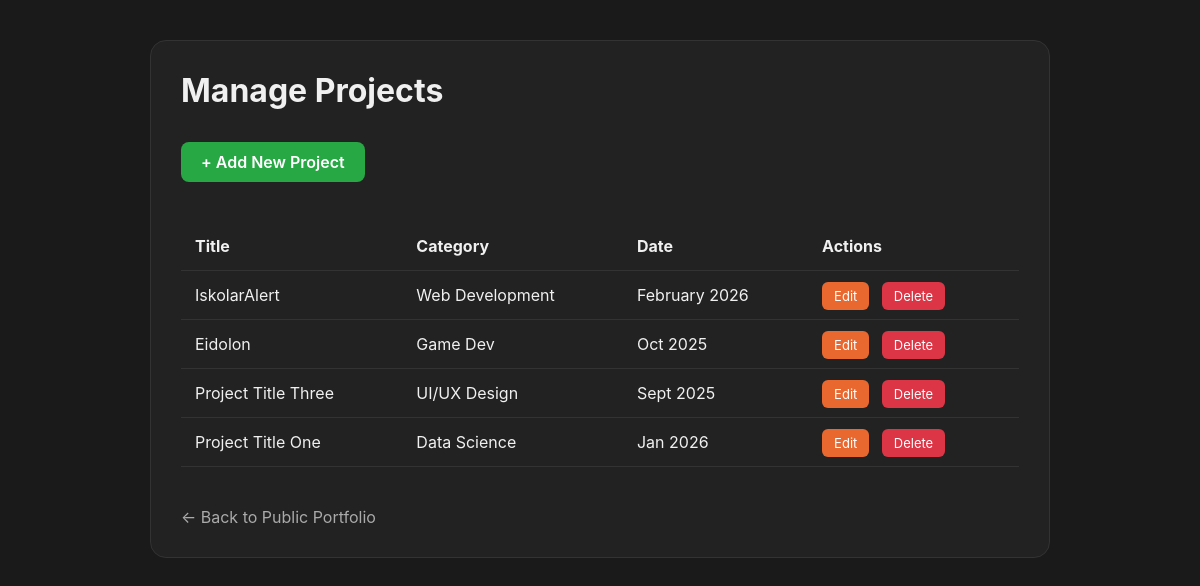
/admin/manage-projects.php, run on the app's committed database.
### tables this page shows
CREATE TABLE `projects` (
  `id` int(11) NOT NULL,
  `title` varchar(255) NOT NULL,
  `category` varchar(100) NOT NULL,
  `project_date` varchar(100) NOT NULL,
  `description` text NOT NULL
);

### admin/manage-projects.php (the view, shortened to what this page needs)
<?php
require_once '../db.php';
$stmt = $pdo->query("SELECT * FROM projects ORDER BY id DESC");
$projects = $stmt->fetchAll(PDO::FETCH_ASSOC);
?>
<!DOCTYPE html>
<html lang="en" data-theme="dark">
<head>
    <link rel="stylesheet" href="../css/style.css">
</head>
<body>
    <div class="admin-container">
        <h1 class="page-title">Manage Projects</h1>
        <a href="add-project.php" class="btn-add">+ Add New Project</a>
        <table class="admin-table">
            <thead>
                <tr>
                    <th>Title</th>
                    <th>Category</th>
                    <th>Date</th>
                    <th>Actions</th>
                </tr>
            </thead>
            <tbody>
                <?php foreach ($projects as $project): ?>
                <tr>
                    <td><?php echo htmlspecialchars($project['title']); ?></td>
                    <td><?php echo htmlspecialchars($project['category']); ?></td>
                    <td><?php echo htmlspecialchars($project['project_date']); ?></td>
                    <td>
                        <a href="edit-project.php?id=<?php echo $project['id']; ?>" class="action-btn btn-edit">Edit</a>
                        <a href="manage-projects.php?delete=<?php echo $project['id']; ?>" class="action-btn btn-delete" onclick="return confirm('Are you sure you want to delete this project?');">Delete</a>
                    </td>
                </tr>
                <?php endforeach; ?>
            </tbody>
        </table>
        <br><br>
        <a href="../projects.php" style="color: var(--text-secondary); text-decoration: none;">&larr; Back to Public Portfolio</a> </div>
</body>
</html>

### css/style.css (style rules this page uses)
:root { --bg-main: #1a1a1a; --bg-sidebar: #222222; --bg-card: #2a2a2a; --text-primary: #f0f0f0; --text-secondary: #aaaaaa; --accent: #e86830; --border: #333333; }
* { margin: 0; padding: 0; box-sizing: border-box; }
html { scroll-behavior: smooth; }
body { font-family: 'Inter', sans-serif; background-color: var(--bg-main); color: var(--text-primary); }
.page-title { font-size: 32px; font-weight: 700; color: var(--text-primary); margin-top: 0; margin-bottom: 32px; }
body, .sidebar, .main-content, .card, .cert-card, .skill-category, .form-input, .form-textarea, .nav-links { transition: background-color 0.3s ease, color 0.3s ease, border-color 0.3s ease, transform 0.2s ease; }

### admin/manage-projects.php (style rules this page uses)
.admin-container { max-width: 900px; margin: 40px auto; padding: 30px; background: var(--bg-sidebar); border-radius: 16px; border: 1px solid var(--border); }
.admin-table { width: 100%; border-collapse: collapse; margin-top: 20px; }
.admin-table th, .admin-table td { padding: 14px; text-align: left; border-bottom: 1px solid var(--border); color: var(--text-primary); }
.action-btn { padding: 6px 12px; border-radius: 6px; text-decoration: none; font-size: 13px; margin-right: 8px; transition: opacity 0.2s; }
.btn-edit { background: var(--accent); color: white; border: none; }
.btn-delete { background: #dc3545; color: white; border: none; }
.btn-add { background: #28a745; color: white; padding: 10px 20px; text-decoration: none; border-radius: 8px; display: inline-block; margin-bottom: 20px; font-weight: 600; transition: transform 0.2s; }

### data on the page
projects: title "IskolarAlert", category "Web Development", project_date "February 2026"
projects: title "Eidolon", category "Game Dev", project_date "Oct 2025"
projects: title "Project Title Three", category "UI/UX Design", project_date "Sept 2025"
projects: title "Project Title One", category "Data Science", project_date "Jan 2026"
